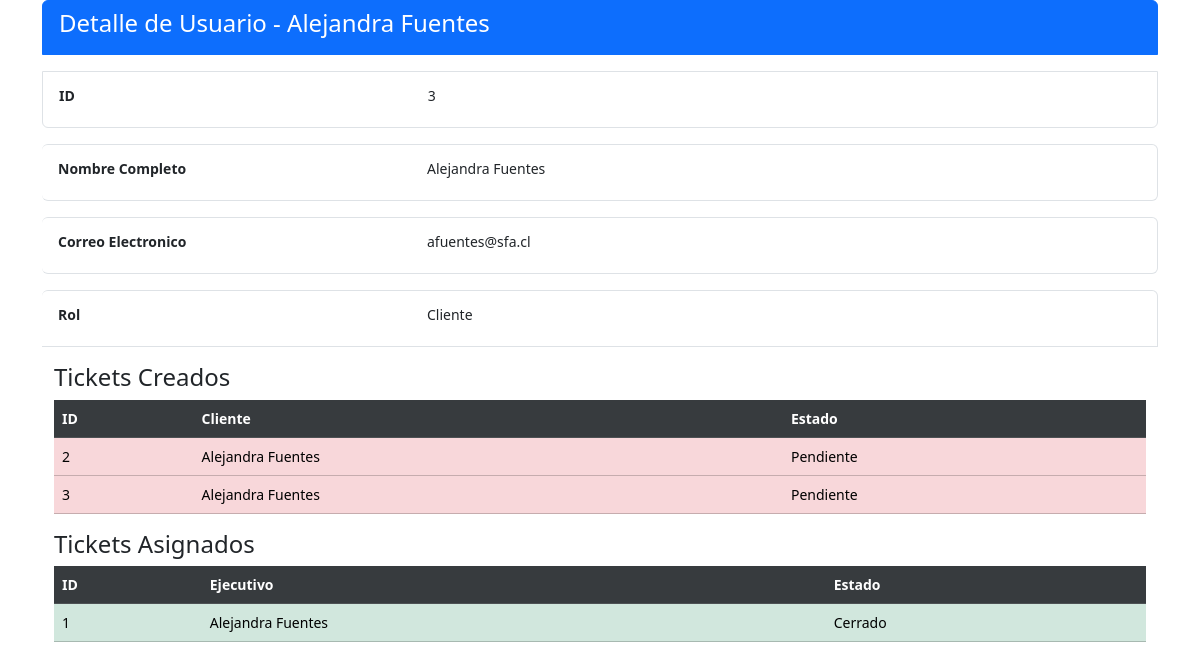
The page /3/detalle_usuario on the database its author committed.
### core/models.py (models this page shows, shortened)
class Usuario(models.Model):
    nombre = models.CharField(max_length=255)
    apellido = models.CharField(max_length=255)
    email = models.EmailField(unique=True)
    contrasena = models.CharField(max_length=255)
    rol = models.CharField(max_length=50, choices=[('Administrador', 'Administrador'), ('Ejecutivo', 'Ejecutivo'), ('Cliente', 'Cliente')])
    is_active = models.BooleanField(default=True)

class Ticket(models.Model):
    fecha_creacion = models.DateTimeField(auto_now_add=True)
    cliente = models.ForeignKey(Usuario, on_delete=models.CASCADE, related_name='tickets_creados')
    ejecutivo = models.ForeignKey(Usuario, on_delete=models.CASCADE, related_name='tickets_asignados')
    area = models.ForeignKey("Area", on_delete=models.CASCADE, verbose_name="Area", default = 'Ejecutivo Telefonico')
    tipo = models.ForeignKey("Tipo", on_delete=models.CASCADE, verbose_name="Tipo",default='Solicitud')
    criticidad = models.ForeignKey("Criticidad", on_delete=models.CASCADE, verbose_name="Criticidad",default='Media')
    estado = models.ForeignKey("Estado", on_delete=models.CASCADE, verbose_name="Estado", default=1)
    descripcion = models.TextField()
    observaciones = models.TextField(blank=True)

class Estado(models.Model):
    estado_ticket = models.CharField(max_length=55, blank=False)
    def __str__(self):
        return self.estado_ticket

### core/views.py (the view)
# urls.py: path('<int:id>/detalle_usuario', vista_detalle_usuario, name='detalle_usuario'),
def vista_detalle_usuario(request, id):
    usuario = get_object_or_404(Usuario, id=id)
    return render(request, 'core/usuarios/detalle_usuario.html', {'usuario': usuario})

### core/templates/core/usuarios/detalle_usuario.html (shortened to what this page needs)
<!DOCTYPE html>
<html lang="es">
<head>
    <link href="https://cdn.jsdelivr.net/npm/bootstrap@5.3.3/dist/css/bootstrap.min.css" rel="stylesheet">
</head>
<body>
    <div class="container-sm">
        <ul class="list-group list-group ">
            <li class="list-group-item list-group-flush active alert"><h4>Detalle de Usuario  - {{ usuario.nombre }} {{ usuario.apellido }}</h4></li>
            <list-group class="list-group-horizontal-sm">
                <li class="list-group-item alert">
                    <div class="mb-2 row">
                        <label
                            for="ID"
                            class="col-4 col-form-label-sm"><strong>ID</strong></label>
                        <label
                        for="ID"
                        class="col-8 col-form-label-sm">{{ usuario.id }}</label>
                    </div>
                </li>
                <li class="list-group-item alert">
                    <div class="mb-2 row">
                        <label
                        for="rol"
                        class="col-4 col-form-label-sm"
                        ><strong>Nombre Completo</strong></label>
                    <label
                    for="Nombre"
                    class="col-8 col-form-label-sm">{{ usuario.nombre }} {{ usuario.apellido }}</label>
                    </div>
                </li>
                <li class="list-group-item alert">
                    <div class="mb-2 row">
                        <label
                        for="rol"
                        class="col-4 col-form-label-sm"
                        ><strong>Correo Electronico</strong></label>
                    <label
                        for="email"
                        class="col-8 col-form-label-sm">{{ usuario.email }}</label>
                    </div>
                </li>
                <li class="list-group-item alert">
                    <div class="mb-2 row">
                        <label
                        for="rol"
                        class="col-4 col-form-label-sm"
                        ><strong>Rol</strong></label>
                    <label
                        for="rol"
                        class="col-8 col-form-label-sm">{{ usuario.rol }}</label>
                    </div>
                </li>
            </list-group>
        </ul>
    </div>
    <div class="container-sm">
        <div class="container-sm">
            <h4>Tickets Creados</h4>
            <table
            class="table table-centered-sm table-danger table-hover"
            >
                <thead class="thead-light table-active table-dark small">
                    <tr>
                        <th>ID</th>
                        <th>Cliente</th>
                        <th>Estado</th>
                    </tr>
                </thead>
                <tbody class="small">
                    {% for ticket in usuario.tickets_creados.all %}
                    <tr>
                        <td>{{ ticket.id }}</td>
                        <td>{{ ticket.cliente.nombre }} {{ ticket.cliente.apellido }}</td>
                        <td>{{ ticket.estado }}</td>
                    </tr>
                    {% endfor %}
                </tbody>
            </table>
        </div>
        <div class="container-sm">
            <h4>Tickets Asignados</h4>
            <table
            class="table table-centered table-success table-hover"
            >
                <thead class="thead-light table-active table-dark small">
                    <tr>
                        <th>ID</th>
                        <th>Ejecutivo</th>
                        <th>Estado</th>
                    </tr>
                </thead>
                <tbody class="small">
                    {% for ticket in usuario.tickets_asignados.all %}
                    <tr>
                        <td>{{ ticket.id }}</td>
                        <td>{{ ticket.ejecutivo.nombre }} {{ ticket.ejecutivo.apellido}}</td>
                        <td>{{ ticket.estado }}</td>
                    </tr>
                    {% endfor %}
                </tbody>
            </table>
        </div>
    </div>
</body>
</html>

### rows shown on the page
Usuario: nombre "Alejandra", apellido "Fuentes", id "3", email "afuentes@sfa.cl", rol "Cliente"
Ticket: id "2", cliente.nombre "Alejandra", cliente.apellido "Fuentes", estado "Pendiente"
Ticket: id "3", cliente.nombre "Alejandra", cliente.apellido "Fuentes", estado "Pendiente"
Ticket: id "1", ejecutivo.nombre "Alejandra", ejecutivo.apellido "Fuentes", estado "Cerrado"
